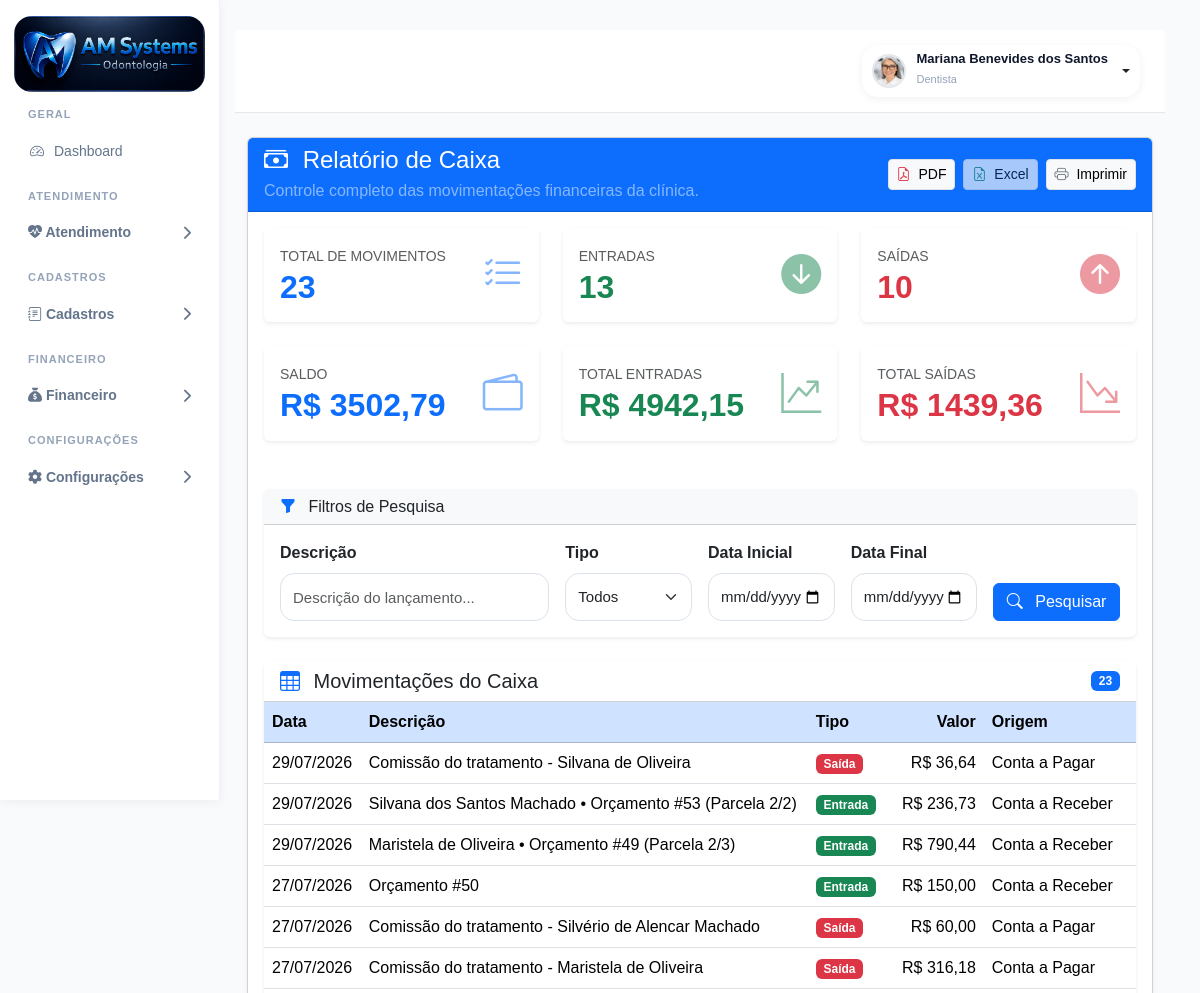
Before: /relatorios/caixa/ (signed in, upper part) with the older database file.
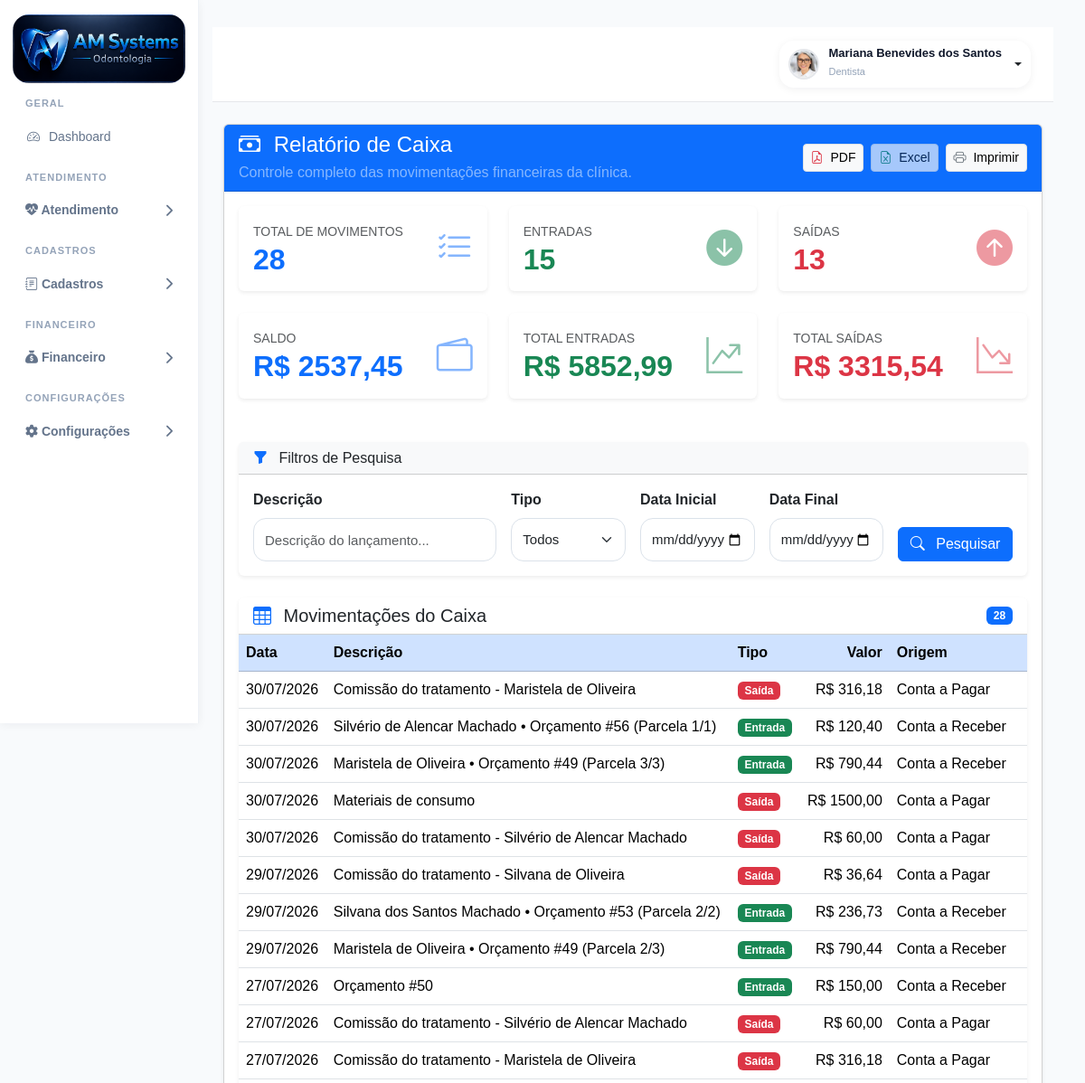
After: the same page with the newer database file.
### accounts/models.py (models this page shows, shortened)
class Caixa(models.Model):
    TIPO_CHOICES = [
        ('ENTRADA', 'Entrada'),
        ('SAIDA', 'Saída')
    ]
    data = models.DateField()
    descricao = models.CharField(
        max_length=255
    )
    tipo = models.CharField(
        max_length=10,
        choices=TIPO_CHOICES
    )
    valor = models.DecimalField(
        max_digits=12,
        decimal_places=2
    )
    conta_pagar = models.ForeignKey(
        'ContaPagar',
        on_delete=models.SET_NULL,
        null=True,
        blank=True
    )
    conta_receber = models.ForeignKey(
        'ContaReceber',
        on_delete=models.SET_NULL,
        null=True,
        blank=True
    )
    usuario = models.ForeignKey(
        User,
        on_delete=models.SET_NULL,
        null=True,
        blank=True,
        related_name='movimentacoes_caixa'
    )
    criado_em = models.DateTimeField(
        auto_now_add=True
    )
    class Meta:
        ordering = [
            '-data',
            '-id'
        ]
        verbose_name = 'Caixa'
        verbose_name_plural = 'Caixa'

### accounts/views.py (the view)
@login_required
def relatorio_caixa(request):
    movimentos = Caixa.objects.select_related(
        "conta_receber",
        "conta_pagar"
    ).all().order_by(
        "-data",
        "-id"
    )
    descricao = request.GET.get("descricao", "")
    tipo = request.GET.get("tipo", "")
    data_inicio = request.GET.get("data_inicio", "")
    data_final = request.GET.get("data_final", "")
    if descricao:
        movimentos = movimentos.filter(
            descricao__icontains=descricao
        )
    if tipo:
        movimentos = movimentos.filter(
            tipo=tipo
        )
    if data_inicio:
        movimentos = movimentos.filter(
            data__gte=data_inicio
        )
    if data_final:
        movimentos = movimentos.filter(
            data__lte=data_final
        )
    config = ConfiguracaoClinica.objects.first()
    total_entradas = sum(
        m.valor
        for m in movimentos.filter(
            tipo="ENTRADA"
        )
    )
    total_saidas = sum(
        m.valor
        for m in movimentos.filter(
            tipo="SAIDA"
        )
    )
    context = {
        "config": config,
        "movimentos": movimentos,
        "descricao": descricao,
        "tipo": tipo,
        "data_inicio": data_inicio,
        "data_final": data_final,
        "total_movimentos": movimentos.count(),
        "total_entradas": movimentos.filter(
            tipo="ENTRADA"
        ).count(),
        "total_saidas": movimentos.filter(
            tipo="SAIDA"
        ).count(),
        "valor_entradas": total_entradas,
        "valor_saidas": total_saidas,
        "saldo": total_entradas - total_saidas,
        "titulo_relatorio": "RELATÓRIO DE CAIXA",
    }
    return render(
        request,
        "accounts/relatorios/caixa.html",
        context
    )

### accounts/templatetags/permissions_tags.py (called while the page is built)
@register.simple_tag
def possui_permissao(user, modulo, acao="visualizar"):
    print(
        "TAG:",
        user.username,
        modulo,
        acao
    )
    from accounts.permissions import tem_permissao
    resultado = tem_permissao(user, modulo, acao)
    print("RESULTADO:", resultado)
    return resultado

### accounts/templates/accounts/relatorios/caixa.html (shortened to what the changed rows need)
{% extends 'accounts/base.html' %}
{% load static %}
{% block content %}
<div class="container-fluid mt-4">
    <div class="card shadow-sm">
        <div class="card-body">
            <div class="row g-4 mb-5">
                <div class="col-xl-4 col-md-6">
                    <div class="card border-0 shadow-sm h-100">
                        <div class="card-body d-flex justify-content-between align-items-center">
                            <div>
                                <small class="text-muted text-uppercase">
                                    Total de Movimentos
                                </small>
                                <h2 class="fw-bold text-primary mb-0">
                                    {{ total_movimentos }}
                                </h2>
                            </div>
                        </div>
                    </div>
                </div>
                <div class="col-xl-4 col-md-6">
                    <div class="card border-0 shadow-sm h-100">
                        <div class="card-body d-flex justify-content-between align-items-center">
                            <div>
                                <small class="text-muted text-uppercase">
                                    Entradas
                                </small>
                                <h2 class="fw-bold text-success mb-0">
                                    {{ total_entradas }}
                                </h2>
                            </div>
                        </div>
                    </div>
                </div>
                <div class="col-xl-4 col-md-6">
                    <div class="card border-0 shadow-sm h-100">
                        <div class="card-body d-flex justify-content-between align-items-center">
                            <div>
                                <small class="text-muted text-uppercase">
                                    Saídas
                                </small>
                                <h2 class="fw-bold text-danger mb-0">
                                    {{ total_saidas }}
                                </h2>
                            </div>
                        </div>
                    </div>
                </div>
                <div class="col-xl-4 col-md-6">
                    <div class="card border-0 shadow-sm h-100">
                        <div class="card-body d-flex justify-content-between align-items-center">
                            <div>
                                <small class="text-muted text-uppercase">
                                    Saldo
                                </small>
                                <h2 class="fw-bold text-primary mb-0">
                                    R$ {{ saldo }}
                                </h2>
                            </div>
                        </div>
                    </div>
                </div>
                <div class="col-xl-4 col-md-6">
                    <div class="card border-0 shadow-sm h-100">
                        <div class="card-body d-flex justify-content-between align-items-center">
                            <div>
                                <small class="text-muted text-uppercase">
                                    Total Entradas
                                </small>
                                <h2 class="fw-bold text-success mb-0">
                                    R$ {{ valor_entradas }}
                                </h2>
                            </div>
                        </div>
                    </div>
                </div>
                <div class="col-xl-4 col-md-6">
                    <div class="card border-0 shadow-sm h-100">
                        <div class="card-body d-flex justify-content-between align-items-center">
                            <div>
                                <small class="text-muted text-uppercase">
                                    Total Saídas
                                </small>
                                <h2 class="fw-bold text-danger mb-0">
                                    R$ {{ valor_saidas }}
                                </h2>
                            </div>
                        </div>
                    </div>
                </div>
            </div>
<div class="card border-0 shadow-sm">
    <div class="card-header bg-white d-flex justify-content-between align-items-center">
        <h5 class="mb-0">
            <i class="bi bi-table text-primary me-2"></i>
            Movimentações do Caixa
        </h5>
        <span class="badge bg-primary">
            {{ total_movimentos }}
        </span>
    </div>
    <div class="table-responsive">
        <table class="table table-hover align-middle mb-0">
            <thead class="table-primary">
                <tr>
                    <th>Data</th>
                    <th>Descrição</th>
                    <th>Tipo</th>
                    <th class="text-end">Valor</th>
                    <th>Origem</th>
                </tr>
            </thead>
            <tbody>
                {% for movimento in movimentos %}
                <tr>
                    <td>
                        {{ movimento.data|date:"d/m/Y" }}
                    </td>
                    <td>
                        {{ movimento.descricao }}
                    </td>
                    <td>
                        {% if movimento.tipo == "ENTRADA" %}
                            <span class="badge bg-success">
                                Entrada
                            </span>
                        {% else %}
                            <span class="badge bg-danger">
                                Saída
                            </span>
                        {% endif %}
                    </td>
                    <td class="text-end">
                        R$ {{ movimento.valor|floatformat:2 }}
                    </td>
                    <td>
                        {% if movimento.conta_receber %}
                            Conta a Receber
                        {% elif movimento.conta_pagar %}
                            Conta a Pagar
                        {% else %}
                            Movimento Manual
                        {% endif %}
                    </td>
                </tr>
                {% empty %}
                <tr>
                    <td colspan="5" class="text-center py-4">
                        Nenhuma movimentação encontrada.
                    </td>
                </tr>
                {% endfor %}
            </tbody>
        </table>
    </div>
</div>
</div>
</div>
</div>
{% endblock %}

Changed rows visible on the page:
added Caixa: data "30/07/2026", descricao "Comissão do tratamento - Maristela de Oliveira", tipo "Saída", valor "316,18", shows "Conta a Pagar"
added Caixa: data "30/07/2026", descricao "Silvério de Alencar Machado • Orçamento #56 (Parcela 1/1)", tipo "Entrada", valor "120,40", shows "Conta a Receber"
added Caixa: data "30/07/2026", descricao "Maristela de Oliveira • Orçamento #49 (Parcela 3/3)", tipo "Entrada", valor "790,44", shows "Conta a Receber"
added Caixa: data "30/07/2026", descricao "Materiais de consumo", tipo "Saída", valor "1500,00", shows "Conta a Pagar"
added Caixa: data "30/07/2026", descricao "Comissão do tratamento - Silvério de Alencar Machado", tipo "Saída", valor "60,00", shows "Conta a Pagar"
Other visible differences:
{{ total_movimentos }}: "23" → "28"
{{ total_entradas }}: "13" → "15"
{{ total_saidas }}: "10" → "13"
{{ saldo }}: "3502,79" → "2537,45"
{{ valor_entradas }}: "4942,15" → "5852,99"
{{ valor_saidas }}: "1439,36" → "3315,54"
